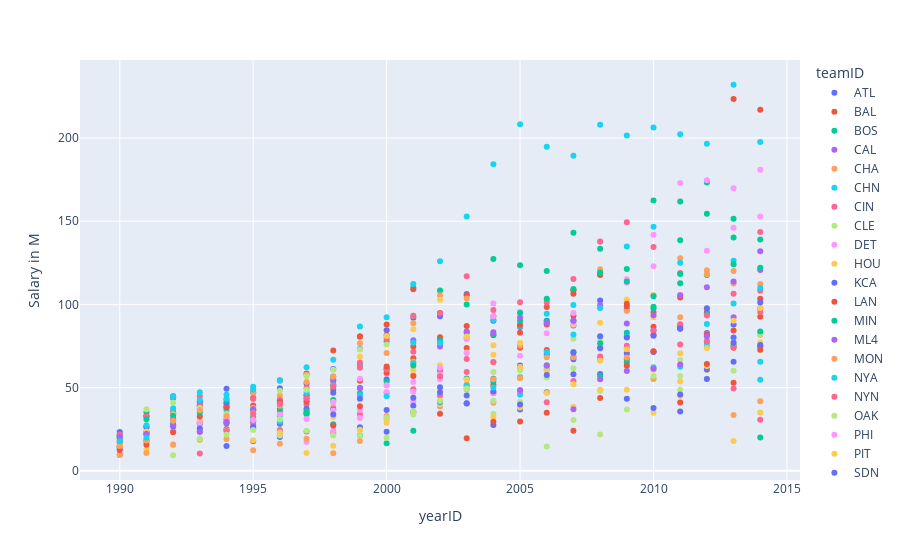

The notebook cell saved with this chart:
### Code cell
fig = px.scatter(teams_payroll, x="yearID", y="Salary in M", color='teamID')
fig.show()

### Figure 1 — Plotly figure (JSON) as saved in the notebook; plotly's stock layout.template omitted (floating-point values rounded to 4 significant figures)
{"data": [{"hovertemplate": "teamID=ATL<br>yearID=%{x}<br>Salary in M=%{y}<extra></extra>", "legendgroup": "ATL", "marker": {"color": "#636efa", "symbol": "circle"}, "mode": "markers", "name": "ATL", "showlegend": true, "type": "scatter", "x": [1990, 1991, 1992, 1993, 1994, 1995, 1996, 1997, 1998, 1999, 2000, 2001, 2002, 2003, 2004, 2005, 2006, 2007, 2008, 2009, 2010, 2011, 2012, 2013, 2014], "xaxis": "x", "y": [14.56, 18.4, 34.63, 41.64, 49.38, 47.24, 49.7, 52.28, 61.19, 73.14, 84.54, 91.94, 92.87, 106.2, 90.18, 86.46, 90.16, 87.29, 102.4, 96.73, 84.42, 87.0, 82.83, 87.87, 97.61], "yaxis": "y"}, {"hovertemplate": "teamID=BAL<br>yearID=%{x}<br>Salary in M=%{y}<extra></extra>", "legendgroup": "BAL", "marker": {"color": "#EF553B", "symbol": "circle"}, "mode": "markers", "name": "BAL", "showlegend": true, "type": "scatter", "x": [1990, 1991, 1992, 1993, 1994, 1995, 1996, 1997, 1998, 1999, 2000, 2001, 2002, 2003, 2004, 2005, 2006, 2007, 2008, 2009, 2010, 2011, 2012, 2013, 2014], "xaxis": "x", "y": [9.68, 17.52, 23.78, 29.1, 38.85, 43.94, 54.49, 58.52, 72.36, 80.61, 81.45, 67.6, 60.49, 73.88, 51.62, 73.91, 72.59, 93.17, 67.2, 67.1, 81.61, 85.3, 77.35, 84.39, 103.4], "yaxis": "y"}, {"hovertemplate": "teamID=BOS<br>yearID=%{x}<br>Salary in M=%{y}<extra></extra>", "legendgroup": "BOS", "marker": {"color": "#00cc96", "symbol": "circle"}, "mode": "markers", "name": "BOS", "showlegend": true, "type": "scatter", "x": [1990, 1991, 1992, 1993, 1994, 1995, 1996, 1997, 1998, 1999, 2000, 2001, 2002, 2003, 2004, 2005, 2006, 2007, 2008, 2009, 2010, 2011, 2012, 2013, 2014], "xaxis": "x", "y": [20.56, 35.17, 43.61, 37.12, 37.86, 32.46, 42.39, 43.56, 56.76, 63.5, 77.94, 110.0, 108.4, 99.95, 127.3, 123.5, 120.1, 143.0, 133.4, 121.3, 162.4, 161.8, 173.2, 151.5, 139.0], "yaxis": "y"}, {"hovertemplate": "teamID=CAL<br>yearID=%{x}<br>Salary in M=%{y}<extra></extra>", "legendgroup": "CAL", "marker": {"color": "#ab63fa", "symbol": "circle"}, "mode": "markers", "name": "CAL", "showlegend": true, "type": "scatter", "x": [1990, 1991, 1992, 1993, 1994, 1995, 1996], "xaxis": "x", "y": [21.72, 33.06, 34.75, 28.59, 25.16, 31.22, 28.74], "yaxis": "y"}, {"hovertemplate": "teamID=CHA<br>yearID=%{x}<br>Salary in M=%{y}<extra></extra>", "legendgroup": "CHA", "marker": {"color": "#FFA15A", "symbol": "circle"}, "mode": "markers", "name": "CHA", "showlegend": true, "type": "scatter", "x": [1990, 1991, 1992, 1993, 1994, 1995, 1996, 1997, 1998, 1999, 2000, 2001, 2002, 2003, 2004, 2005, 2006, 2007, 2008, 2009, 2010, 2011, 2012, 2013, 2014], "xaxis": "x", "y": [9.492, 16.92, 30.16, 39.7, 39.18, 46.96, 45.14, 57.74, 38.34, 25.62, 31.13, 65.65, 57.05, 51.01, 65.21, 75.18, 102.8, 108.7, 121.2, 96.07, 105.5, 127.8, 96.92, 120.1, 81.83], "yaxis": "y"}, {"hovertemplate": "teamID=CHN<br>yearID=%{x}<br>Salary in M=%{y}<extra></extra>", "legendgroup": "CHN", "marker": {"color": "#19d3f3", "symbol": "circle"}, "mode": "markers", "name": "CHN", "showlegend": true, "type": "scatter", "x": [1990, 1991, 1992, 1993, 1994, 1995, 1996, 1997, 1998, 1999, 2000, 2001, 2002, 2003, 2004, 2005, 2006, 2007, 2008, 2009, 2010, 2011, 2012, 2013, 2014], "xaxis": "x", "y": [13.62, 23.18, 29.83, 39.39, 36.29, 29.51, 33.08, 42.16, 50.84, 62.34, 60.54, 64.72, 75.69, 79.87, 90.56, 87.03, 94.42, 99.67, 118.3, 134.8, 146.6, 125.0, 88.2, 100.6, 65.52], "yaxis": "y"}, {"hovertemplate": "teamID=CIN<br>yearID=%{x}<br>Salary in M=%{y}<extra></extra>", "legendgroup": "CIN", "marker": {"color": "#FF6692", "symbol": "circle"}, "mode": "markers", "name": "CIN", "showlegend": true, "type": "scatter", "x": [1990, 1991, 1992, 1993, 1994, 1995, 1996, 1997, 1998, 1999, 2000, 2001, 2002, 2003, 2004, 2005, 2006, 2007, 2008, 2009, 2010, 2011, 2012, 2013, 2014], "xaxis": "x", "y": [14.37, 26.31, 35.93, 44.88, 40.96, 43.14, 42.53, 49.77, 23.0, 33.96, 46.87, 48.99, 45.05, 59.36, 46.62, 61.89, 60.91, 68.52, 74.12, 73.56, 71.76, 75.95, 82.2, 106.4, 108.2], "yaxis": "y"}, {"hovertemplate": "teamID=CLE<br>yearID=%{x}<br>Salary in M=%{y}<extra></extra>", "legendgroup": "CLE", "marker": {"color": "#B6E880", "symbol": "circle"}, "mode": "markers", "name": "CLE", "showlegend": true, "type": "scatter", "x": [1990, 1991, 1992, 1993, 1994, 1995, 1996, 1997, 1998, 1999, 2000, 2001, 2002, 2003, 2004, 2005, 2006, 2007, 2008, 2009, 2010, 2011, 2012, 2013, 2014], "xaxis": "x", "y": [14.49, 17.64, 9.373, 18.56, 30.49, 37.94, 48.11, 56.8, 60.8, 72.98, 75.88, 93.15, 78.91, 48.58, 34.32, 41.5, 56.03, 61.67, 78.97, 81.58, 61.2, 48.78, 78.43, 75.77, 82.15], "yaxis": "y"}, {"hovertemplate": "teamID=DET<br>yearID=%{x}<br>Salary in M=%{y}<extra></extra>", "legendgroup": "DET", "marker": {"color": "#FF97FF", "symbol": "circle"}, "mode": "markers", "name": "DET", "showlegend": true, "type": "scatter", "x": [1990, 1991, 1992, 1993, 1994, 1995, 1996, 1997, 1998, 1999, 2000, 2001, 2002, 2003, 2004, 2005, 2006, 2007, 2008, 2009, 2010, 2011, 2012, 2013, 2014], "xaxis": "x", "y": [17.59, 23.84, 27.32, 38.15, 41.45, 37.04, 23.44, 17.27, 24.07, 36.49, 58.27, 53.42, 55.05, 49.17, 46.83, 69.09, 82.61, 94.8, 137.7, 115.1, 122.9, 105.7, 132.3, 146.0, 152.9], "yaxis": "y"}, {"hovertemplate": "teamID=HOU<br>yearID=%{x}<br>Salary in M=%{y}<extra></extra>", "legendgroup": "HOU", "marker": {"color": "#FECB52", "symbol": "circle"}, "mode": "markers", "name": "HOU", "showlegend": true, "type": "scatter", "x": [1990, 1991, 1992, 1993, 1994, 1995, 1996, 1997, 1998, 1999, 2000, 2001, 2002, 2003, 2004, 2005, 2006, 2007, 2008, 2009, 2010, 2011, 2012, 2013, 2014], "xaxis": "x", "y": [18.33, 12.85, 15.41, 30.21, 33.13, 34.17, 28.49, 34.78, 42.37, 54.91, 51.29, 60.61, 63.45, 71.04, 75.4, 76.78, 88.69, 87.76, 88.93, 103.0, 92.36, 70.69, 60.65, 17.89, 35.12], "yaxis": "y"}, {"hovertemplate": "teamID=KCA<br>yearID=%{x}<br>Salary in M=%{y}<extra></extra>", "legendgroup": "KCA", "marker": {"color": "#636efa", "symbol": "circle"}, "mode": "markers", "name": "KCA", "showlegend": true, "type": "scatter", "x": [1990, 1991, 1992, 1993, 1994, 1995, 1996, 1997, 1998, 1999, 2000, 2001, 2002, 2003, 2004, 2005, 2006, 2007, 2008, 2009, 2010, 2011, 2012, 2013, 2014], "xaxis": "x", "y": [23.36, 26.32, 33.89, 41.35, 40.54, 29.53, 20.28, 34.66, 36.86, 26.23, 23.43, 35.42, 47.26, 40.52, 47.61, 36.88, 47.29, 67.12, 58.25, 70.52, 71.41, 35.71, 60.92, 80.09, 74.59], "yaxis": "y"}, {"hovertemplate": "teamID=LAN<br>yearID=%{x}<br>Salary in M=%{y}<extra></extra>", "legendgroup": "LAN", "marker": {"color": "#EF553B", "symbol": "circle"}, "mode": "markers", "name": "LAN", "showlegend": true, "type": "scatter", "x": [1990, 1991, 1992, 1993, 1994, 1995, 1996, 1997, 1998, 1999, 2000, 2001, 2002, 2003, 2004, 2005, 2006, 2007, 2008, 2009, 2010, 2011, 2012, 2013, 2014], "xaxis": "x", "y": [21.32, 32.79, 44.79, 39.33, 38.0, 39.27, 35.35, 45.38, 48.82, 80.86, 87.92, 109.1, 94.85, 105.6, 92.9, 83.04, 98.45, 108.5, 118.6, 100.4, 95.36, 104.2, 95.14, 223.4, 217.0], "yaxis": "y"}, {"hovertemplate": "teamID=MIN<br>yearID=%{x}<br>Salary in M=%{y}<extra></extra>", "legendgroup": "MIN", "marker": {"color": "#00cc96", "symbol": "circle"}, "mode": "markers", "name": "MIN", "showlegend": true, "type": "scatter", "x": [1990, 1991, 1992, 1993, 1994, 1995, 1996, 1997, 1998, 1999, 2000, 2001, 2002, 2003, 2004, 2005, 2006, 2007, 2008, 2009, 2010, 2011, 2012, 2013, 2014], "xaxis": "x", "y": [14.6, 23.36, 28.03, 28.22, 28.44, 25.41, 23.12, 34.07, 27.93, 21.26, 16.52, 24.13, 40.42, 55.51, 53.59, 56.19, 63.4, 71.44, 56.93, 65.3, 97.56, 112.7, 94.08, 75.34, 83.76], "yaxis": "y"}, {"hovertemplate": "teamID=ML4<br>yearID=%{x}<br>Salary in M=%{y}<extra></extra>", "legendgroup": "ML4", "marker": {"color": "#ab63fa", "symbol": "circle"}, "mode": "markers", "name": "ML4", "showlegend": true, "type": "scatter", "x": [1990, 1991, 1992, 1993, 1994, 1995, 1996, 1997], "xaxis": "x", "y": [19.72, 23.12, 31.01, 23.81, 24.35, 17.8, 21.73, 23.66], "yaxis": "y"}, {"hovertemplate": "teamID=MON<br>yearID=%{x}<br>Salary in M=%{y}<extra></extra>", "legendgroup": "MON", "marker": {"color": "#FFA15A", "symbol": "circle"}, "mode": "markers", "name": "MON", "showlegend": true, "type": "scatter", "x": [1990, 1991, 1992, 1993, 1994, 1995, 1996, 1997, 1998, 1999, 2000, 2001, 2002, 2003, 2004], "xaxis": "x", "y": [16.59, 10.73, 15.82, 18.9, 19.1, 12.36, 16.26, 19.3, 10.64, 17.9, 32.99, 35.16, 38.67, 51.95, 40.9], "yaxis": "y"}, {"hovertemplate": "teamID=NYA<br>yearID=%{x}<br>Salary in M=%{y}<extra></extra>", "legendgroup": "NYA", "marker": {"color": "#19d3f3", "symbol": "circle"}, "mode": "markers", "name": "NYA", "showlegend": true, "type": "scatter", "x": [1990, 1991, 1992, 1993, 1994, 1995, 1996, 1997, 1998, 1999, 2000, 2001, 2002, 2003, 2004, 2005, 2006, 2007, 2008, 2009, 2010, 2011, 2012, 2013, 2014], "xaxis": "x", "y": [20.91, 27.34, 37.54, 42.62, 45.73, 48.87, 54.19, 62.24, 66.81, 86.73, 92.34, 112.3, 125.9, 152.7, 184.2, 208.3, 194.7, 189.3, 207.9, 201.4, 206.3, 202.3, 196.5, 232.0, 197.5], "yaxis": "y"}, {"hovertemplate": "teamID=NYN<br>yearID=%{x}<br>Salary in M=%{y}<extra></extra>", "legendgroup": "NYN", "marker": {"color": "#FF6692", "symbol": "circle"}, "mode": "markers", "name": "NYN", "showlegend": true, "type": "scatter", "x": [1990, 1991, 1992, 1993, 1994, 1995, 1996, 1997, 1998, 1999, 2000, 2001, 2002, 2003, 2004, 2005, 2006, 2007, 2008, 2009, 2010, 2011, 2012, 2013, 2014], "xaxis": "x", "y": [21.72, 32.59, 44.6, 39.04, 30.96, 27.67, 24.48, 39.8, 52.08, 65.09, 79.51, 93.17, 94.63, 116.9, 96.66, 101.3, 101.1, 115.2, 137.8, 149.4, 134.4, 118.8, 93.35, 49.45, 30.75], "yaxis": "y"}, {"hovertemplate": "teamID=OAK<br>yearID=%{x}<br>Salary in M=%{y}<extra></extra>", "legendgroup": "OAK", "marker": {"color": "#B6E880", "symbol": "circle"}, "mode": "markers", "name": "OAK", "showlegend": true, "type": "scatter", "x": [1990, 1991, 1992, 1993, 1994, 1995, 1996, 1997, 1998, 1999, 2000, 2001, 2002, 2003, 2004, 2005, 2006, 2007, 2008, 2009, 2010, 2011, 2012, 2013, 2014], "xaxis": "x", "y": [19.89, 37.0, 41.03, 37.81, 34.17, 37.74, 21.24, 24.02, 21.3, 24.43, 31.97, 33.81, 40.0, 50.26, 59.43, 55.43, 62.24, 79.37, 47.97, 61.91, 55.25, 66.54, 55.37, 60.13, 72.41], "yaxis": "y"}, {"hovertemplate": "teamID=PHI<br>yearID=%{x}<br>Salary in M=%{y}<extra></extra>", "legendgroup": "PHI", "marker": {"color": "#FF97FF", "symbol": "circle"}, "mode": "markers", "name": "PHI", "showlegend": true, "type": "scatter", "x": [1990, 1991, 1992, 1993, 1994, 1995, 1996, 1997, 1998, 1999, 2000, 2001, 2002, 2003, 2004, 2005, 2006, 2007, 2008, 2009, 2010, 2011, 2012, 2013, 2014], "xaxis": "x", "y": [13.17, 22.49, 24.38, 28.54, 31.6, 30.56, 34.31, 36.66, 36.3, 31.69, 47.31, 41.66, 57.95, 70.78, 92.92, 95.52, 88.27, 89.43, 97.88, 113.0, 141.9, 173.0, 174.5, 169.9, 180.9], "yaxis": "y"}, {"hovertemplate": "teamID=PIT<br>yearID=%{x}<br>Salary in M=%{y}<extra></extra>", "legendgroup": "PIT", "marker": {"color": "#FECB52", "symbol": "circle"}, "mode": "markers", "name": "PIT", "showlegend": true, "type": "scatter", "x": [1990, 1991, 1992, 1993, 1994, 1995, 1996, 1997, 1998, 1999, 2000, 2001, 2002, 2003, 2004, 2005, 2006, 2007, 2008, 2009, 2010, 2011, 2012, 2013, 2014], "xaxis": "x", "y": [15.56, 23.63, 33.94, 24.82, 24.22, 18.36, 23.02, 10.77, 15.06, 24.7, 28.93, 57.76, 42.32, 54.81, 32.23, 38.13, 46.72, 38.54, 48.69, 48.69, 34.94, 45.05, 62.95, 77.06, 77.18], "yaxis": "y"}, {"hovertemplate": "teamID=SDN<br>yearID=%{x}<br>Salary in M=%{y}<extra></extra>", "legendgroup": "SDN", "marker": {"color": "#636efa", "symbol": "circle"}, "mode": "markers", "name": "SDN", "showlegend": true, "type": "scatter", "x": [1990, 1991, 1992, 1993, 1994, 1995, 1996, 1997, 1998, 1999, 2000, 2001, 2002, 2003, 2004, 2005, 2006, 2007, 2008, 2009, 2010, 2011, 2012, 2013, 2014], "xaxis": "x", "y": [17.59, 22.15, 26.85, 25.51, 14.92, 26.38, 28.35, 37.36, 46.86, 49.77, 54.82, 39.18, 41.42, 45.21, 55.38, 63.29, 69.9, 58.11, 73.68, 43.33, 37.8, 45.87, 55.24, 65.59, 75.69], "yaxis": "y"}, {"hovertemplate": "teamID=SEA<br>yearID=%{x}<br>Salary in M=%{y}<extra></extra>", "legendgroup": "SEA", "marker": {"color": "#EF553B", "symbol": "circle"}, "mode": "markers", "name": "SEA", "showlegend": true, "type": "scatter", "x": [1990, 1991, 1992, 1993, 1994, 1995, 1996, 1997, 1998, 1999, 2000, 2001, 2002, 2003, 2004, 2005, 2006, 2007, 2008, 2009, 2010, 2011, 2012, 2013, 2014], "xaxis": "x", "y": [12.55, 15.69, 23.18, 32.7, 29.23, 36.48, 41.33, 41.54, 54.09, 54.13, 58.91, 74.72, 80.28, 86.96, 81.52, 87.75, 87.96, 106.5, 117.7, 98.9, 86.51, 86.11, 81.98, 74.01, 92.53], "yaxis": "y"}, {"hovertemplate": "teamID=SFN<br>yearID=%{x}<br>Salary in M=%{y}<extra></extra>", "legendgroup": "SFN", "marker": {"color": "#00cc96", "symbol": "circle"}, "mode": "markers", "name": "SFN", "showlegend": true, "type": "scatter", "x": [1990, 1991, 1992, 1993, 1994, 1995, 1996, 1997, 1998, 1999, 2000, 2001, 2002, 2003, 2004, 2005, 2006, 2007, 2008, 2009, 2010, 2011, 2012, 2013, 2014], "xaxis": "x", "y": [19.34, 30.97, 33.16, 35.05, 42.64, 36.46, 37.14, 35.59, 42.57, 46.6, 53.74, 63.28, 78.3, 82.85, 82.02, 90.2, 90.06, 90.22, 76.59, 83.03, 98.64, 118.2, 117.6, 140.2, 20], "yaxis": "y"}, {"hovertemplate": "teamID=SLN<br>yearID=%{x}<br>Salary in M=%{y}<extra></extra>", "legendgroup": "SLN", "marker": {"color": "#ab63fa", "symbol": "circle"}, "mode": "markers", "name": "SLN", "showlegend": true, "type": "scatter", "x": [1990, 1991, 1992, 1993, 1994, 1995, 1996, 1997, 1998, 1999, 2000, 2001, 2002, 2003, 2004, 2005, 2006, 2007, 2008, 2009, 2010, 2011, 2012, 2013, 2014], "xaxis": "x", "y": [20.52, 21.86, 27.58, 23.37, 29.28, 37.1, 40.27, 45.46, 54.67, 49.78, 61.45, 78.54, 74.66, 83.79, 83.23, 92.11, 88.89, 90.29, 99.62, 88.53, 93.54, 105.4, 110.3, 92.26, 120.7], "yaxis": "y"}, {"hovertemplate": "teamID=TEX<br>yearID=%{x}<br>Salary in M=%{y}<extra></extra>", "legendgroup": "TEX", "marker": {"color": "#FFA15A", "symbol": "circle"}, "mode": "markers", "name": "TEX", "showlegend": true, "type": "scatter", "x": [1990, 1991, 1992, 1993, 1994, 1995, 1996, 1997, 1998, 1999, 2000, 2001, 2002, 2003, 2004, 2005, 2006, 2007, 2008, 2009, 2010, 2011, 2012, 2013, 2014], "xaxis": "x", "y": [14.87, 18.22, 30.13, 36.38, 32.97, 34.58, 39.04, 53.45, 56.57, 76.71, 70.8, 88.63, 105.5, 103.5, 55.05, 55.85, 68.23, 68.32, 67.71, 68.18, 55.25, 92.3, 120.5, 112.5, 112.3], "yaxis": "y"}, {"hovertemplate": "teamID=TOR<br>yearID=%{x}<br>Salary in M=%{y}<extra></extra>", "legendgroup": "TOR", "marker": {"color": "#19d3f3", "symbol": "circle"}, "mode": "markers", "name": "TOR", "showlegend": true, "type": "scatter", "x": [1990, 1991, 1992, 1993, 1994, 1995, 1996, 1997, 1998, 1999, 2000, 2001, 2002, 2003, 2004, 2005, 2006, 2007, 2008, 2009, 2010, 2011, 2012, 2013, 2014], "xaxis": "x", "y": [17.76, 19.9, 44.79, 47.28, 43.43, 50.59, 29.56, 47.08, 51.38, 45.44, 44.84, 76.9, 76.86, 51.27, 50.02, 45.72, 71.36, 81.94, 97.79, 80.54, 62.23, 62.57, 75.01, 126.3, 109.9], "yaxis": "y"}, {"hovertemplate": "teamID=COL<br>yearID=%{x}<br>Salary in M=%{y}<extra></extra>", "legendgroup": "COL", "marker": {"color": "#FF6692", "symbol": "circle"}, "mode": "markers", "name": "COL", "showlegend": true, "type": "scatter", "x": [1993, 1994, 1995, 1996, 1997, 1998, 1999, 2000, 2001, 2002, 2003, 2004, 2005, 2006, 2007, 2008, 2009, 2010, 2011, 2012, 2013, 2014], "xaxis": "x", "y": [10.35, 23.89, 34.15, 40.18, 43.56, 50.48, 61.94, 61.11, 71.54, 56.85, 67.18, 65.45, 47.84, 41.23, 54.04, 68.66, 75.2, 84.23, 88.15, 78.07, 74.41, 95.4], "yaxis": "y"}, {"hovertemplate": "teamID=FLO<br>yearID=%{x}<br>Salary in M=%{y}<extra></extra>", "legendgroup": "FLO", "marker": {"color": "#B6E880", "symbol": "circle"}, "mode": "markers", "name": "FLO", "showlegend": true, "type": "scatter", "x": [1993, 1994, 1995, 1996, 1997, 1998, 1999, 2000, 2001, 2002, 2003, 2004, 2005, 2006, 2007, 2008, 2009, 2010, 2011], "xaxis": "x", "y": [19.33, 21.63, 24.52, 31.02, 48.69, 41.32, 21.09, 19.87, 35.76, 41.98, 49.45, 42.14, 60.41, 14.67, 30.51, 21.81, 36.83, 57.03, 56.94], "yaxis": "y"}, {"hovertemplate": "teamID=ANA<br>yearID=%{x}<br>Salary in M=%{y}<extra></extra>", "legendgroup": "ANA", "marker": {"color": "#FF97FF", "symbol": "circle"}, "mode": "markers", "name": "ANA", "showlegend": true, "type": "scatter", "x": [1997, 1998, 1999, 2000, 2001, 2002, 2003, 2004], "xaxis": "x", "y": [31.14, 41.28, 55.39, 51.46, 47.54, 61.72, 79.03, 100.5], "yaxis": "y"}, {"hovertemplate": "teamID=ARI<br>yearID=%{x}<br>Salary in M=%{y}<extra></extra>", "legendgroup": "ARI", "marker": {"color": "#FECB52", "symbol": "circle"}, "mode": "markers", "name": "ARI", "showlegend": true, "type": "scatter", "x": [1998, 1999, 2000, 2001, 2002, 2003, 2004, 2005, 2006, 2007, 2008, 2009, 2010, 2011, 2012, 2013, 2014], "xaxis": "x", "y": [32.35, 68.7, 81.03, 85.08, 102.8, 80.66, 69.78, 62.33, 59.68, 52.07, 66.2, 73.12, 60.72, 53.64, 73.8, 90.13, 97.86], "yaxis": "y"}, {"hovertemplate": "teamID=MIL<br>yearID=%{x}<br>Salary in M=%{y}<extra></extra>", "legendgroup": "MIL", "marker": {"color": "#636efa", "symbol": "circle"}, "mode": "markers", "name": "MIL", "showlegend": true, "type": "scatter", "x": [1998, 1999, 2000, 2001, 2002, 2003, 2004, 2005, 2006, 2007, 2008, 2009, 2010, 2011, 2012, 2013, 2014], "xaxis": "x", "y": [33.91, 43.38, 36.51, 43.89, 50.29, 40.63, 27.53, 39.93, 57.57, 70.99, 80.94, 80.18, 81.11, 85.5, 97.65, 76.95, 101.2], "yaxis": "y"}, {"hovertemplate": "teamID=TBA<br>yearID=%{x}<br>Salary in M=%{y}<extra></extra>", "legendgroup": "TBA", "marker": {"color": "#EF553B", "symbol": "circle"}, "mode": "markers", "name": "TBA", "showlegend": true, "type": "scatter", "x": [1998, 1999, 2000, 2001, 2002, 2003, 2004, 2005, 2006, 2007, 2008, 2009, 2010, 2011, 2012, 2013, 2014], "xaxis": "x", "y": [27.28, 38.87, 62.77, 56.98, 34.38, 19.63, 29.56, 29.68, 34.92, 24.12, 43.82, 63.31, 71.92, 41.05, 64.17, 52.96, 72.69], "yaxis": "y"}, {"hovertemplate": "teamID=LAA<br>yearID=%{x}<br>Salary in M=%{y}<extra></extra>", "legendgroup": "LAA", "marker": {"color": "#00cc96", "symbol": "circle"}, "mode": "markers", "name": "LAA", "showlegend": true, "type": "scatter", "x": [2005, 2006, 2007, 2008, 2009, 2010, 2011, 2012, 2013, 2014], "xaxis": "x", "y": [94.87, 103.5, 109.3, 119.2, 113.7, 105.0, 138.5, 154.5, 124.2, 122.0], "yaxis": "y"}, {"hovertemplate": "teamID=WAS<br>yearID=%{x}<br>Salary in M=%{y}<extra></extra>", "legendgroup": "WAS", "marker": {"color": "#ab63fa", "symbol": "circle"}, "mode": "markers", "name": "WAS", "showlegend": true, "type": "scatter", "x": [2005, 2006, 2007, 2008, 2009, 2010, 2011, 2012, 2013, 2014], "xaxis": "x", "y": [48.58, 63.14, 36.95, 54.96, 59.93, 61.4, 63.86, 80.86, 113.7, 132.0], "yaxis": "y"}, {"hovertemplate": "teamID=MIA<br>yearID=%{x}<br>Salary in M=%{y}<extra></extra>", "legendgroup": "MIA", "marker": {"color": "#FFA15A", "symbol": "circle"}, "mode": "markers", "name": "MIA", "showlegend": true, "type": "scatter", "x": [2012, 2013, 2014], "xaxis": "x", "y": [118.1, 33.6, 41.84], "yaxis": "y"}, {"hovertemplate": "teamID=NYM<br>yearID=%{x}<br>Salary in M=%{y}<extra></extra>", "legendgroup": "NYM", "marker": {"color": "#19d3f3", "symbol": "circle"}, "mode": "markers", "name": "NYM", "showlegend": true, "type": "scatter", "x": [2014], "xaxis": "x", "y": [54.81], "yaxis": "y"}, {"hovertemplate": "teamID=SFG<br>yearID=%{x}<br>Salary in M=%{y}<extra></extra>", "legendgroup": "SFG", "marker": {"color": "#FF6692", "symbol": "circle"}, "mode": "markers", "name": "SFG", "showlegend": true, "type": "scatter", "x": [2014], "xaxis": "x", "y": [143.5], "yaxis": "y"}], "layout": {"legend": {"title": {"text": "teamID"}, "tracegroupgap": 0}, "margin": {"t": 60}, "xaxis": {"anchor": "y", "domain": [0, 1], "title": {"text": "yearID"}}, "yaxis": {"anchor": "x", "domain": [0, 1], "title": {"text": "Salary in M"}}}}
